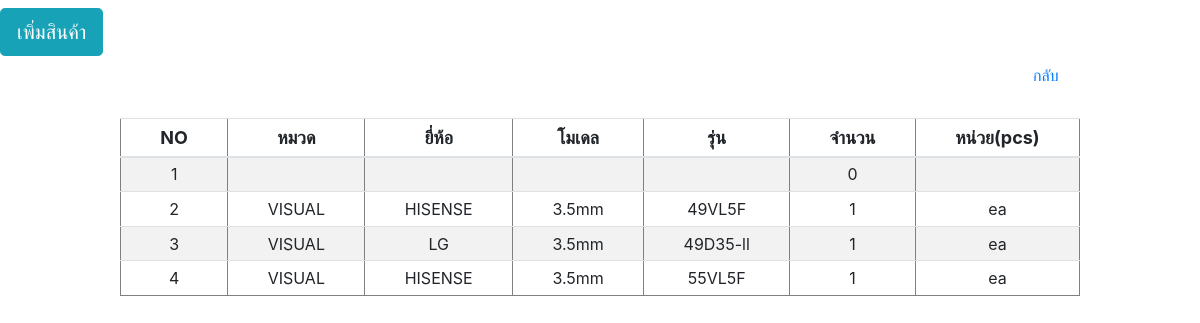
/customer/customer_show_product.php, run on the app's committed database.
### tables this page shows
CREATE TABLE `products` (
  `CATEGORY` varchar(255) NOT NULL,
  `BRANDNAME` varchar(255) NOT NULL,
  `SERIES` varchar(255) NOT NULL,
  `LOGO` varchar(255) NOT NULL,
  `AMOUNT` float NOT NULL,
  `PCS` varchar(255) NOT NULL,
  `CUSTOMER_ID` varchar(255) NOT NULL
);

### customer/customer_show_product.php (the view, shortened to what this page needs)
<?php
$conn=new Databases;
$conn = $conn->__construct();
$ID = $_GET['ID'];
$query = "SELECT * FROM products WHERE CUSTOMER_ID='$ID' ";
$result = mysqli_query($conn, $query);
$idx=00;
?>
<!DOCTYPE html PUBLIC "-//W3C//DTD XHTML 1.0 Transitional//EN" "http://www.w3.org/TR/xhtml1/DTD/xhtml1-transitional.dtd">
<html xmlns="http://www.w3.org/1999/xhtml">
<head>
  <link rel="stylesheet" href="https://maxcdn.bootstrapcdn.com/bootstrap/4.5.2/css/bootstrap.min.css">
  <link rel="stylesheet" href="https://cdn.jsdelivr.net/npm/bootstrap@4.6.0/dist/css/bootstrap.min.css">
    <link href="https://unpkg.com/gijgo@1.9.13/css/gijgo.min.css" rel="stylesheet" type="text/css" />
</head>
<body>
  <button type="button" class="btn btn-info btn-lg" data-toggle="modal" data-target="#myModal-4">เพิ่มสินค้า</button>
<br>
<a style="margin-left:85%" class="btn btn-link" href="customer.php">กลับ</a>
<br><br>
<center>
<table border='1' style="width:80%;" class="table table-striped table-sm">
  <thead style="font-size:18px;">
    <tr align="center">
        <th>NO</th>
        <th>หมวด</th>
		<th>ยี่ห้อ</th>
        <th>โมเดล</th>
        <th>รุ่น</th>
        <th>จำนวน</th>
      	<th>หน่วย(pcs)</th>
     </tr>
  </thead>
  <tbody style="font-size:16px;">
      <?php
		while($row = mysqli_fetch_array($result))
		{$idx=$idx+1;
			$nrow=explode(" ",$row['LOGO']);
		?>
		<tr id=<?php echo '';?>>
        <td width="2%" align="center"><nobr><?php echo $idx;?></td>
        <td width="2%" align="center"><nobr><?php echo $row['CATEGORY']?></td>
        <td width="2%" align="center"><nobr><?php echo $row['BRANDNAME']?></td>
        <td width="2%" align="center"><nobr><?php echo $nrow[0]?></td>
        <td width="2%" align="center"><nobr><?php echo $nrow[1]?></td>
        <td width="2%" align="center"><nobr><?php echo $row['AMOUNT']?></td>
       	<td width="2%" align="center"><nobr><?php echo $row['PCS']?></td>
		</tr>
        <?php
		}
?>
   </tbody>
</table>
</center>
</body>
</body>
</html>

### data on the page
products: AMOUNT "0"
products: CATEGORY "VISUAL", BRANDNAME "HISENSE", LOGO "3.5mm", LOGO "49VL5F", AMOUNT "1", PCS "ea"
products: CATEGORY "VISUAL", BRANDNAME "LG", LOGO "3.5mm", LOGO "49D35-ll", AMOUNT "1", PCS "ea"
products: CATEGORY "VISUAL", BRANDNAME "HISENSE", LOGO "3.5mm", LOGO "55VL5F", AMOUNT "1", PCS "ea"
